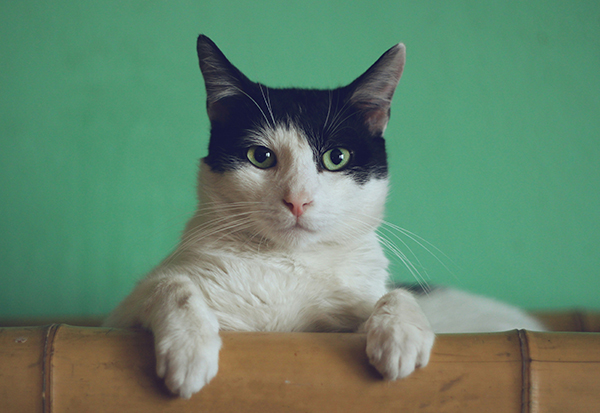
#> input picture myenv/images/Cat2.jpg, 600 x 413 px, found by its file name
$ python colorImageHistogram.py
#> lines starting #> are read from the running program, lines starting #| are printed output that depends on the picture
import cv2
import matplotlib.pyplot as plt

# Absolute path to the image
img = cv2.imread('/Users/seungwookyoon/LearnOpenCV/myenv/images/Cat2.jpg')
#> img is the input picture: shape (413, 600, 3); mean B, G, R 108.4, 133.2, 99.7

cv2.imshow('Cat', img)

plt.figure()
plt.title('Color Histogram')
plt.xlabel('Bins')
plt.ylabel('# of Pixels')
colors = ('b', 'g', 'r')

for i, col in enumerate(colors):
    hist = cv2.calcHist([img], [i], None, [256], [0,256])
    plt.plot(hist, color=col)
    plt.xlim([0,256])

plt.show()
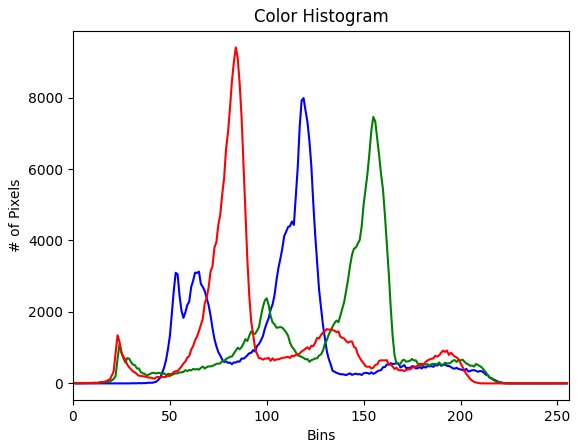
#> figure drawn by matplotlib, 1 panel; curve peaks at x = 119, y = 7988; curve peaks at x = 155, y = 7461; curve peaks at x = 84, y = 9405

cv2.waitKey(0)
